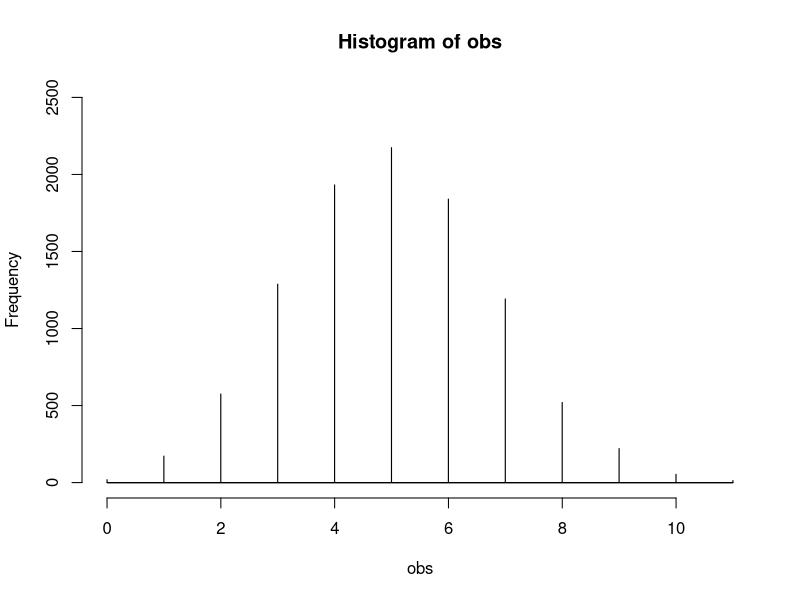

Recreate this plot in R. (Note: this script raises an error after producing the figure.)
obs <- read.csv("result.csv", header = F)[,1]

hist(obs, 
     ylim = c(0, 2500),
     breaks = 5000)

library(MASS)
num_dim = 3
num_dp = 10000
obs <- mvrnorm(num_dp, mu = rep(0, num_dim), Sigma = diag(num_dim))
dist_matrix <- as.matrix(dist(obs))
